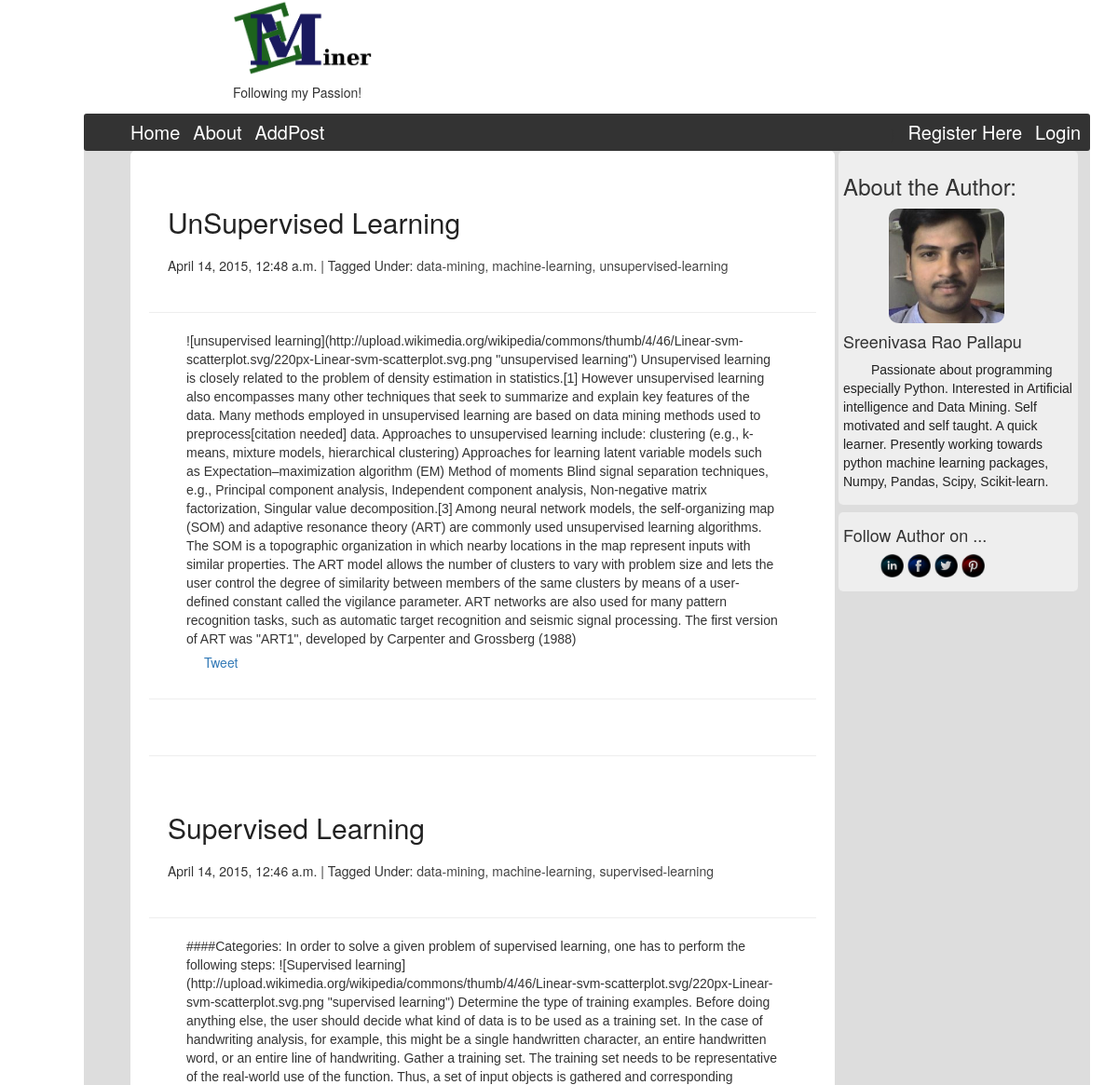
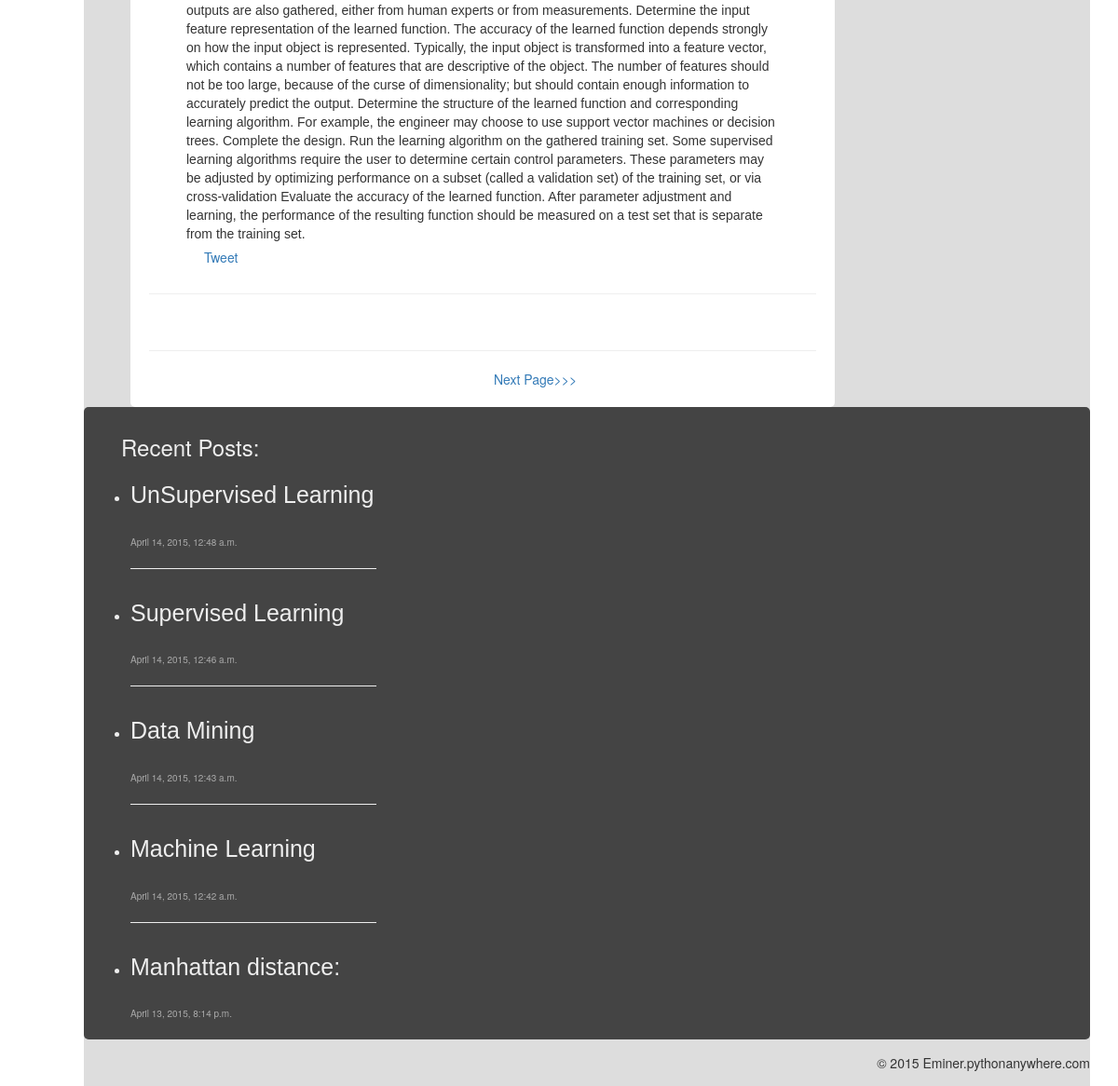
Page /blog/ on the earlier database version (2 pictures, top to bottom).
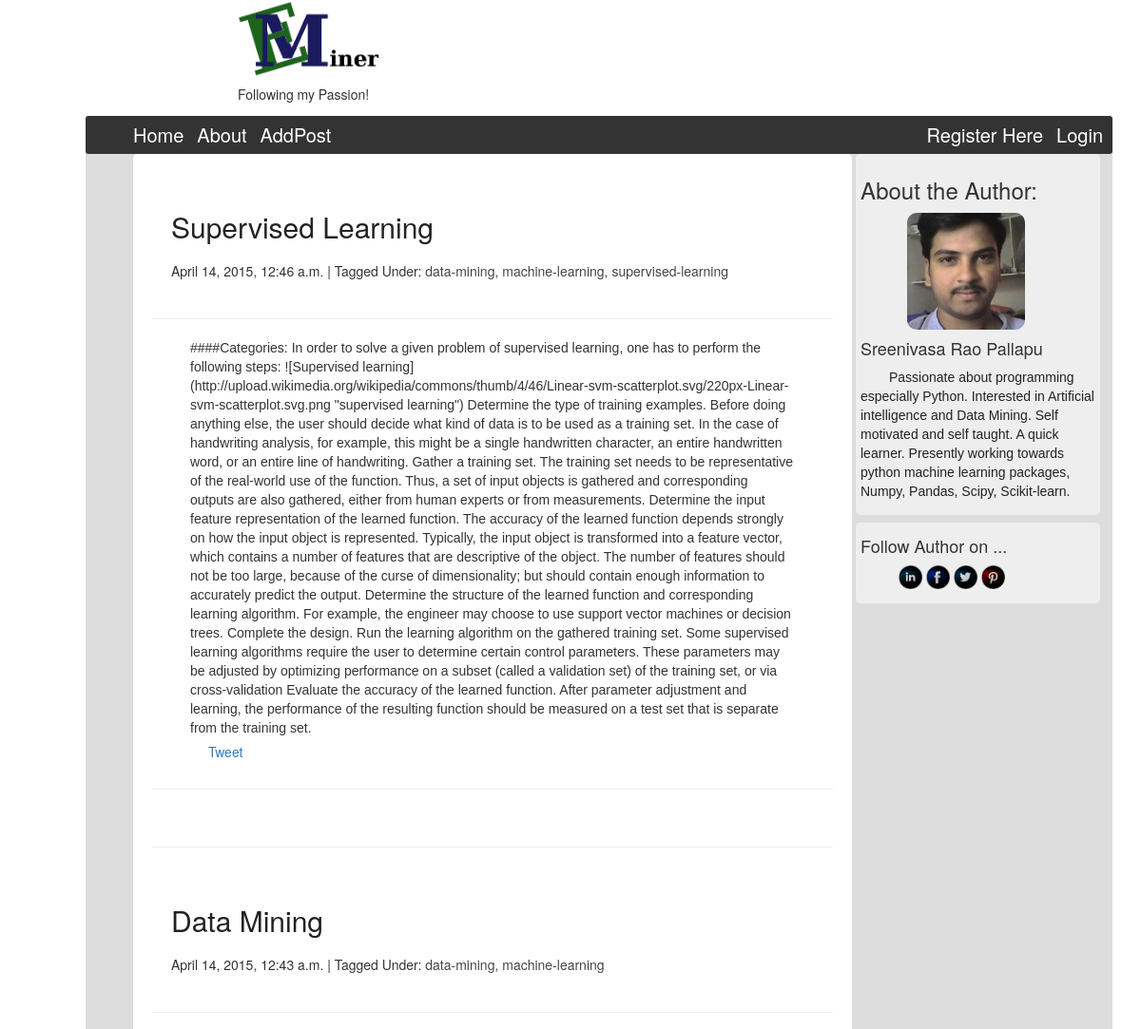
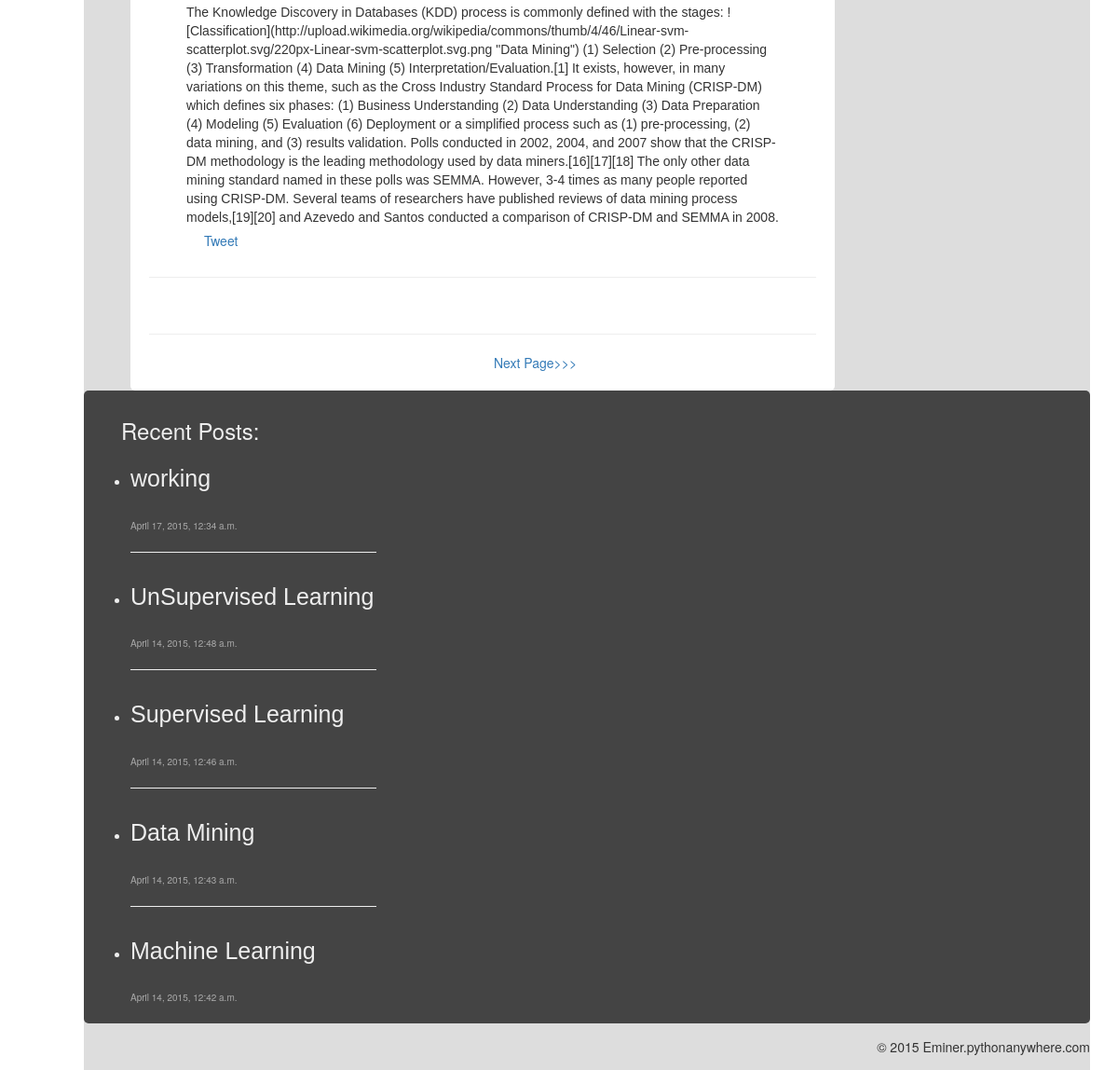
Same page on the later database version (2 pictures, top to bottom).
### eminer/models.py (models this page shows, shortened)
class NewEntry(models.Model):
    title = models.CharField(max_length=200,)
    body = MarkdownField()
    published = models.BooleanField(default=False)
    posted = models.DateTimeField(auto_now_add=True)
    modified = models.DateTimeField(auto_now=True)
    slug = models.SlugField(max_length = 200,)
    tag = models.ManyToManyField(Tag, null=False)

class Tag(models.Model):
    slug = models.SlugField(max_length=200, unique=True)
    def __unicode__(self):
        return self.slug

### eminer/views.py (the view)
# urls.py: url(r'^(?P<post_name>[\w\-]+)/$', views.BlogView, name = 'entry-detail'),
def BlogView(request, post_name=None, count=0, tag=None):
    recent = NewEntry.objects.order_by('-posted')[:5]
    if post_name:
        posts = NewEntry.objects.filter(slug=post_name)
    elif tag:
        tags = Tag.objects.get(slug=tag)
        posts = NewEntry.objects.filter(tag = tags)
    else:
        count = int(count)
        posts = NewEntry.objects.filter(published=True).order_by('-posted')[count:count+2]
        count += 2
    return render(request, 'eminer/index.html', {'posts':posts, 'count':count, 'recent':recent})

### templates/eminer/index.html
{% extends 'eminer/base.html' %}
{% load crispy_forms_tags %}
{% load django_markdown %}
{% block index_view %}
        {% for post in posts %}
        <div class='post_head'><a style='text-decoration:none;color:#222;' href="/blog/{{ post.slug }}/"><h2>{{ post.title }}</h2></a></div>
        <div class='tags'>{{post.posted }} | Tagged Under:
            {% for tags in post.tag.all %}
            <a style='text-decoration:none;color:#444;' href="/blog/tags/{{ tags }}">{{ tags }}{% if not forloop.last %}, {% endif %}</a>
            {% endfor %}
            </div><br/><hr/>
        <div class='post_body'>{{ post.body|markdown }}</div>
{% include 'eminer/social.html' %}
        <hr/><br /><hr />
        {% empty %}
            Sorry, No Older posts Exist!
        {% endfor %}
{% if posts %}
<div class="next_page">
<a href="/blog/pages/{{ count }}/">Next Page>>></a></div>
{% endif %}
{% endblock %}

### templates/eminer/base.html (shortened to what this page needs)
<!DOCTYPE html>
{% load static %}
{% load django_markdown %}
<html>
<head>
    <link rel='stylesheet' type='text/css' href="{% static 'css/base.css' %}"/>
    <link rel="stylesheet" href="http://maxcdn.bootstrapcdn.com/bootstrap/3.3.4/css/bootstrap.min.css">
</head>
<body>
    <div class='title_view'>
    <a style='text-decoration:none;color:#000;' href="{% url 'home' %}"><img src="{% static 'images/logo.png' %}"/></a>
    <h5>Following my Passion!</h5>
    </div><br/>
    <div class='index_view'>
        <div class='nav_bar' role="navigation">
            <ul>
            <li><a href="{% url 'home' %}">Home</a></li>
            <li><a href="{% url 'about' %}">About</a></li>
            <li><a href="{% url 'add_post' %}">AddPost</a></li></ul>
            <ul style="position:relative;float:right;">
                {% if user.is_authenticated %}
                <li><a href="{% url 'auth_logout' %}">LogOut</a></li>
                {% else %}}
                <li><a href="{% url 'registration_register' %}">Register Here</a></li>
                <li><a href="{% url 'auth_login' %}">Login</a></li>
                {% endif %}
            </ul>
        </div>
        <div>
        <div class='side_view'>
            <div class='author_view'>
                <h3>About the Author:</h3>
                <img src="{% static 'images/pro.jpg' %}"/>
                <h4>Sreenivasa Rao Pallapu</h4>
                <p>Passionate about programming especially Python. Interested in Artificial intelligence and Data Mining. Self motivated and self taught. A quick learner. Presently working towards python machine learning packages, Numpy, Pandas, Scipy, Scikit-learn.</p>
            </div>
            <div class='follow_author'>
                <h4>Follow Author on ...</h4>
                <ul>
                <li><a href='https://in.linkedin.com/in/sreenivas134'><img src="{% static 'images/linkedin.png' %}"/></a></li>
                <li><a href='https://www.facebook.com/sreenivas.pallapu'><img src="{% static 'images/facebook.png' %}"/></a></li>
                <li><a href='https://twitter.com/sreenivaseng'><img src="{% static 'images/twitter.png' %}"/></a></li>
                <li><a href='https://in.pinterest.com/sreenivas134/'><img src="{% static 'images/pinterest.png' %}"/></a></li>
                </ul>
            </div>
        </div>
        <div class='post_view'><div class='index_html'>{% block index_view %}{% endblock %}</div></div>
    </div>
    <div class='footer_view'>
        <div class='recent_posts'>
            <h3 style='padding-left:30px;'>Recent Posts:</h3>
            {% if recent %}
            <ul>
            {% for post in recent %}
                <li><a href="/blog/{{ post.slug }}/">{{ post.title }}</a></li><br/><span style='font-size:10px;color:#aaa;'>{{ post.posted }}</span>{% if not forloop.last %}<hr style='color:#222;'/>{% endif %}
            {% endfor %}
             </ul>
            {% endif %}
        </div>
        </div>
    <div class='copy_view'>
        <span style='position:relative;top:15px;float:right;'>&copy 2015 Eminer.pythonanywhere.com</span>
        </div>
</div>
</body>
</html>

### templates/eminer/social.html (shortened to what this page needs)
<div class='social_div' >
<ul>
    <li><script src="//platform.linkedin.com/in.js" type="text/javascript"> lang: en_US</script>
<script type="IN/Share" data-url="http://localhost:8000/blog/{{ post.slug }}" data-counter="top"></script></li>
    <li><a href="https://twitter.com/share" class="twitter-share-button" data-url="http://localhost:8000/blog/{{ post.slug }}" data-text="http://localhost:8000/blog/{{ post.slug }}">Tweet</a>
</li>
    <li>
<script type="text/javascript" src="//www.redditstatic.com/button/button3.js"></script></li>
    <li><div class="fb-like" data-href="http://localhost:8000/blog/{{ post.slug }}" data-layout="standard" data-action="like" data-show-faces="true" data-share="true"></div></li>
    </ul>
</div>

Differences in the rows shown:
no longer on one of the page's lists (row edited): NewEntry: title "UnSupervised Learning", posted "April 14, 2015, 12:48 a.m.", body "![unsupervised learning](http://upload.wikimedia.org/wikipedia/commons/thumb/4/46/Linear-svm-scatterplot.svg/220px-Linear-svm-scatterplot.svg.png \"unsupervised learning\") Unsupervised learning is closely related to the problem of density estimation in statistics.[1] However unsupervised learning also encompasses many other techniques that seek to summarize and explain key features of the data. Many methods employed in unsupervised learning are based on data mining methods used to preprocess[citation needed] data. Approaches to unsupervised learning include: clustering (e.g., k-means, mixture models, hierarchical clustering) Approaches for learning latent variable models such as…"
no longer on this page (row unchanged): NewEntry: title "Manhattan distance:", posted "April 13, 2015, 8:14 p.m.", shown under "Recent Posts:"
now on one of the page's lists (row unchanged): NewEntry: title "Data Mining", posted "April 14, 2015, 12:43 a.m.", body "The Knowledge Discovery in Databases (KDD) process is commonly defined with the stages: ![Classification](http://upload.wikimedia.org/wikipedia/commons/thumb/4/46/Linear-svm-scatterplot.svg/220px-Linear-svm-scatterplot.svg.png \"Data Mining\") (1) Selection (2) Pre-processing (3) Transformation (4) Data Mining (5) Interpretation/Evaluation.[1] It exists, however, in many variations on this theme, such as the Cross Industry Standard Process for Data Mining (CRISP-DM) which defines six phases: (1) Business Understanding (2) Data Understanding (3) Data Preparation (4) Modeling (5) Evaluation (6) Deployment or a simplified process such as (1) pre-processing, (2) data mining, and (3) results…"
computed for NewEntry "Data Mining": gains Tag (slug "data-mining"); gains Tag (slug "machine-learning")
added NewEntry: title "working", posted "April 17, 2015, 12:34 a.m.", shown under "Recent Posts:"
changed NewEntry "UnSupervised Learning": loses Tag (slug "unsupervised-learning"); loses Tag (slug "data-mining"); loses Tag (slug "machine-learning")
